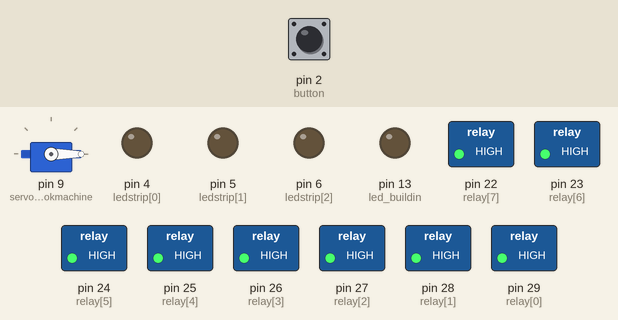
Recording of a sketch running on a simulated Arduino Mega 2560, built with avr-gcc and run on an emulated ATmega2560. On the bench: servo, switched loads named in the sketch (green lamp = pin HIGH), output pins drawn as LEDs (lit = HIGH). Inputs (shaded band) come from the test bench; at power-on: pin 2 (button) HIGH. No radio packets arrive unless stated.

Above: at 1.2 s.
1.3 s: pin 2 (button) pulled LOW for 3.2 s
At 2.4 s:
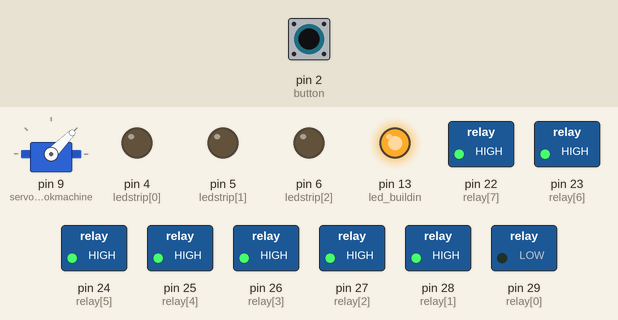
At 4.9 s:
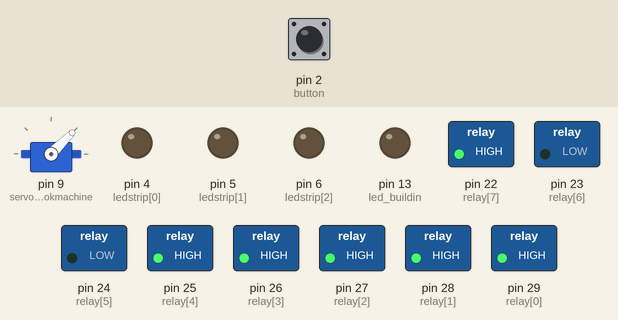
Timing chart, 0 to 6.4 s (numbered marks = the images above; inputs shaded):
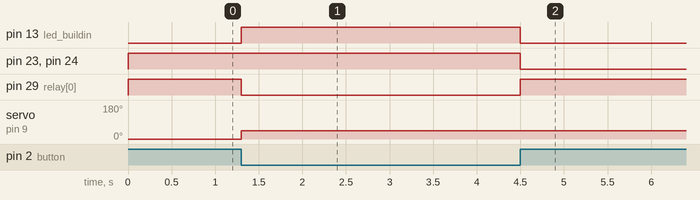

Measured:
- after the input at 1.3 s, pin 13 (led_buildin): LOW → HIGH at once, → LOW 3.2 s later; pin 23 (relay[6]), pin 24 (relay[5]): HIGH → LOW after 3.2 s; pin 29 (relay[0]): HIGH → LOW at once, → HIGH 3.2 s later; servo on pin 9 (servo_rookmachine): 0° → 45° at once

The sketch:

halloweentocht_2021_met_nrf24.ino
```cpp
#include <Servo.h>

#include <SPI.h>
#include <nRF24L01.h>
#include <RF24.h>

RF24 radio(7, 8); // CE, CSN
const byte address[6] = "00001";

int relay[] = {29, 28, 27, 26, 25, 24, 23, 22}; //pinnen van het relay-board
int ledstrip[] = {4, 5, 6}; //pinnen van de ledstrip RGB: ROOD, GROEN, BLAUW
byte button = 2; //schakelaar aangesloten op pin 2
byte aantal_state = 5; //momenteel niet gebruikt

Servo servo_rookmachine; //pin 9

unsigned long time;
bool state[] = {true, true, true, true, true};
int step = 0;

void setup() {
pinMode(13, OUTPUT); //led buildin
pinMode(button, INPUT_PULLUP);
for(byte i=0; i<8; i++){
  pinMode(relay[i], OUTPUT);
  digitalWrite(relay[i], HIGH);
}
for(byte i=0; i<3; i++){
  pinMode(ledstrip[i], OUTPUT);
  digitalWrite(ledstrip[i], LOW);
}
servo_rookmachine.attach(9); //servo aangesloten op pin 9
servo_rookmachine.write(0); //ga naar positie nul
time = millis();

radio.begin();
radio.openWritingPipe(address);
radio.setPALevel(RF24_PA_MIN);
radio.stopListening();

Serial.begin(9600);
}

void loop() {

byte schakelaar_status = digitalRead(button);

if(digitalRead(button) == 0){
  digitalWrite(13, HIGH); //controle led aan (op arduino zelf)
  if(schakelaar_status != digitalRead(button)){ //debug 'functie'
    Serial.println("Schakelaar is 1");}

  if(Time() < 12000 && state[0]){
    digitalWrite(relay[5], HIGH); //spot uit, begin van de scene
    digitalWrite(relay[6], HIGH); //extra spot uit
    digitalWrite(relay[0], LOW); //laat perslucht cilinders omhoog gaan
    servo_rookmachine.write(45);
    state[0] = false;
  }

  if(Time() < 12000){ //hier wordt de ledstrip geregeld
    if(step<256){
      if(Time() > 5*step && Time() <= 5*(step+1)){
        analogWrite(ledstrip[0], step);
        step++;
      }
    }
  }

  if(Time() > 6000 && state[3]){
    servo_rookmachine.write(0); //rookmachine uit
    RadioAan();
    digitalWrite(relay[5], LOW); //spot aan
    state[3] = false;
  }

  if(Time() >= 15000 && state[1]){ //cilinders zakken na 15 seconden
    digitalWrite(relay[0], HIGH);
    state[1] = false;
    Serial.println("Loop 2");
  }
  //na 10 seconden moet het rode licht terug uit
  if(Time() >= 25000 && state[2]){
    digitalWrite(ledstrip[0], LOW); //ledstrip uit
    state[2] = false;
  }

  if(Time() >= 27000){
    for(byte i=0; i<sizeof(state)/sizeof(state[0]); i++){
      state[i] = true;
    }
    RadioUit();
    digitalWrite(relay[5], HIGH); //spot uit
    time = millis();
  }
}

if(digitalRead(button)==1){
  if(schakelaar_status != digitalRead(button)){ //dit zodat de loop maar 1 keer wordt uitgevoerd
    NietActiefScene();
  }

  time = millis();
  step=0;
  for(byte i=0; i<3; i++){
    state[i]=1;
  }
}
}

unsigned long Time()
{
  return millis() - time;
}

void RadioAan()
{
  const char text[] = "HIGH";
  radio.write(&text, sizeof(text));
}
void RadioUit()
{
  const char text[] = "LOW";
  radio.write(&text, sizeof(text));
}

void NietActiefScene()
{
  digitalWrite(13, LOW); //controle led uit
  digitalWrite(relay[5], LOW); //spot aan voor een beetje licht
  digitalWrite(relay[6], LOW); //eventuele extra lichtspot voor licht in de tunnel
  digitalWrite(relay[0], HIGH); //perslucht cilinders naar beneden
  for(byte i=0; i<3; i++){
   digitalWrite(ledstrip[i], LOW);
  }
  RadioUit();
}
```
